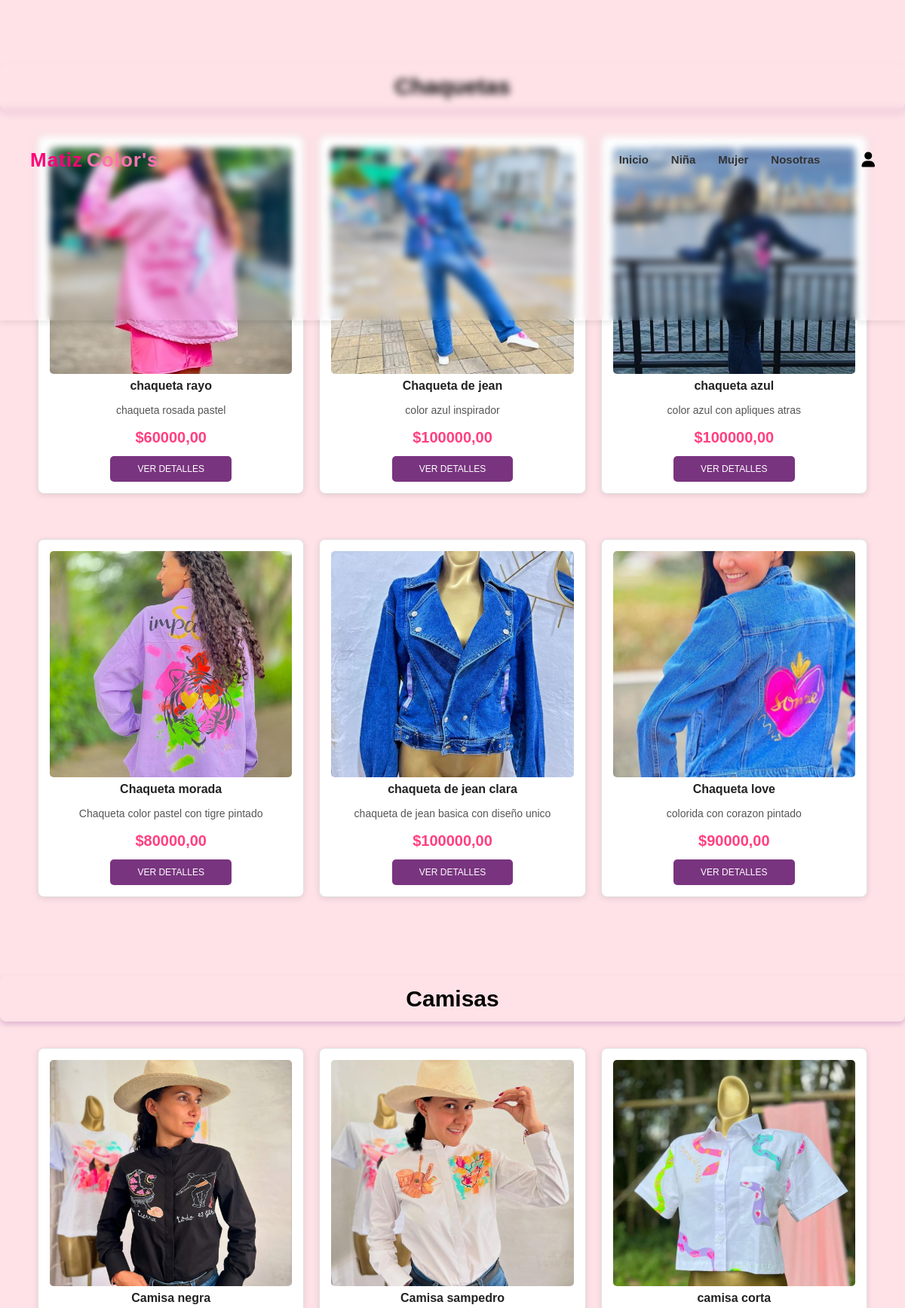
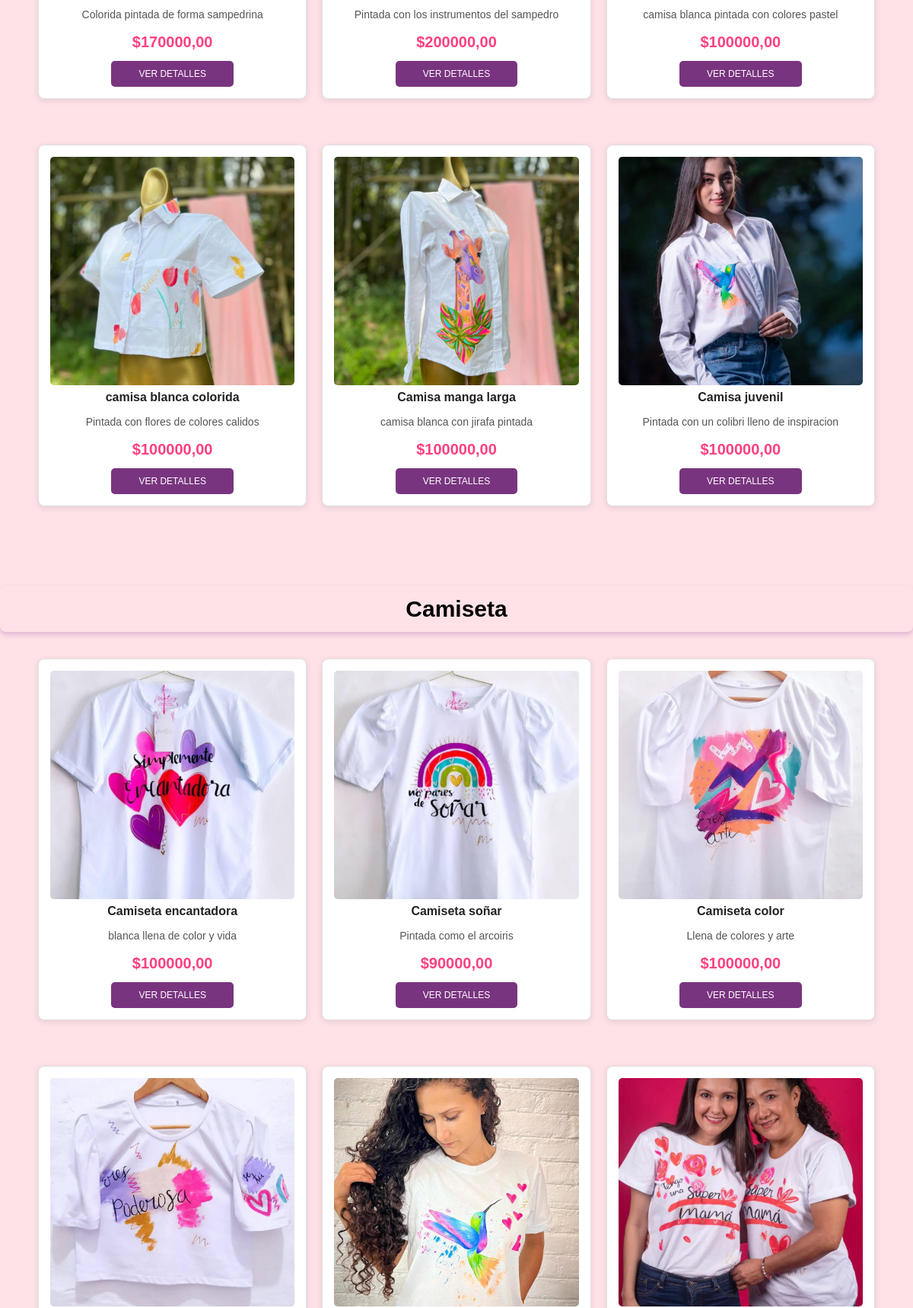
The page /mujer/ (upper part) on the database its author committed (2 pictures, top to bottom).
### web/models.py (models this page shows, shortened)
class Producto(models.Model):
    LINEA_CHOICES = [
        ('niña', 'Niña'),
        ('mujer', 'Mujer'),
    ]
    nombre = models.CharField(max_length=255)
    descripcion = models.TextField()
    precio = models.DecimalField(max_digits=10, decimal_places=2, default=0.00)
    imagen = models.ImageField(upload_to='productos/', blank=True, null=True)
    categoria = models.ForeignKey(Categoria, on_delete=models.CASCADE)
    linea = models.CharField(max_length=10, choices=LINEA_CHOICES, default='mujer')
    visible = models.BooleanField(default=True)

class Categoria(models.Model):
    nombre = models.CharField(max_length=100)

### web/views.py (the view, shortened to what this page needs)
# urls.py: path('mujer/', views.mujer, name='mujer'),
def mujer(request):
    categoria_id = request.GET.get('categoria')
    if categoria_id and categoria_id.isdigit():
        producto_lista = Producto.objects.filter(linea="mujer", visible=True, categoria_id=int(categoria_id))
    else:
        producto_lista = Producto.objects.filter(linea="mujer", visible=True)
    productos_por_categoria = {}
    for producto in producto_lista:
        if producto.categoria.nombre not in productos_por_categoria:
            productos_por_categoria[producto.categoria.nombre] = []
        productos_por_categoria[producto.categoria.nombre].append(producto)
    return render(request, 'mujer.html', {
        'productos': producto_lista,
        'productos_por_categoria': productos_por_categoria,
        'categoria_seleccionada': int(categoria_id) if categoria_id and categoria_id.isdigit() else None
    })

### web/templates/mujer.html (shortened to what this page needs)
{% extends "base.html" %}
{% load static %}
{% block content %}
<link rel="stylesheet" href="{% static 'galeria.css' %}">
{% if productos_por_categoria %}
    {% for categoria_nombre, productos_lista in productos_por_categoria.items %}
        <h2 class="subcategoria-titulo">{{ categoria_nombre }}</h2>
        <div class="grid productos-container">
            {% for producto in productos_lista %}
                <div class="items"
                     data-id="{{ producto.id }}"
                     data-title="{{ producto.nombre }}"
                     data-price="{{ producto.precio }}"
                     data-img="{{ producto.imagen.url }}">
                    <img src="{{ producto.imagen.url }}" class="imagen-detalle" alt="{{ producto.nombre }}">
                    <div class="info">
                        <h3>{{ producto.nombre }}</h3>
                        <p>{{ producto.descripcion }}</p>
                        <div class="precio">
                                <p>${{ producto.precio }}</p>
                        </div>
                        <button class="ver-detalles">Ver Detalles</button>
                    </div>
                </div>
            {% endfor %}
        </div>
    {% endfor %}
{% else %}
    <p>No hay productos disponibles en esta categoría.</p>
{% endif %}
{% endblock %}

### web/static/basehome.css (style rules this page uses)
* { margin: 0; padding: 0; box-sizing: border-box; list-style: none; text-decoration: none; }
html { font-size: 62.5%; }
body { height: 100%; font-family: 'Arial', sans-serif; background-color: rgb(254, 226, 231); color: #333; line-height: 1.5; display: flex; flex-direction: column; min-height: 100vh; }
img, .iconos_2 i { max-width: 100%; height: auto; }

### web/static/galeria.css (style rules this page uses)
.productos-container { display: flex; flex-wrap: wrap; justify-content: center; gap: 20px; max-width: 1100px; margin: auto; }
.items { flex: 1 1 calc(33.33% - 20px); background-color: #fff; border: solid thin #e1e1e1; text-align: center; padding: 15px; border-radius: 8px; box-shadow: 0px 2px 8px rgba(0, 0, 0, 0.1); transition: transform 0.3s ease; max-width: 400px; margin-bottom: 20px; margin-top: 20px; }
.items img { width: 100%; height: 300px; object-fit: cover; border-radius: 5px; }
.info h3 { font-size: 1.6rem; color: #222; margin-bottom: 10px; }
.info p { font-size: 1.4rem; color: #555; }
.precio { display: flex; justify-content: center; gap: 10px; font-weight: bold; margin: 10px 0; }
.precio p { font-size: 2rem; color: #ff4081; }
.subcategoria-titulo { font-size: 3rem; font-weight: 700; text-align: center; color: #000000; text-transform: capitalize; margin: 15px 0; padding: 8px 15px; display: inline-block; border-radius: 8px; box-shadow: 0px 4px 6px rgba(163, 89, 169, 0.3); margin-top: 7%; }
button.ver-detalles { padding: 10px; width: 50%; background-color: rgb(121, 52, 127); border: none; color: #fff; text-transform: uppercase; font-size: 1.2rem; border-radius: 5px; cursor: pointer; }

### rows shown on the page
Producto: nombre "Chaquetas", imagen (picture), nombre "chaqueta rayo", descripcion "chaqueta rosada pastel", precio "60000,00"
Producto: imagen (picture), nombre "Chaqueta de jean", descripcion "color azul inspirador", precio "100000,00"
Producto: imagen (picture), nombre "chaqueta azul", descripcion "color azul con apliques atras", precio "100000,00"
Producto: imagen (picture), nombre "Chaqueta morada", descripcion "Chaqueta color pastel con tigre pintado", precio "80000,00"
Producto: imagen (picture), nombre "chaqueta de jean clara", descripcion "chaqueta de jean basica con diseño unico", precio "100000,00"
Producto: imagen (picture), nombre "Chaqueta love", descripcion "colorida con corazon pintado", precio "90000,00"
Producto: nombre "Camisas", imagen (picture), nombre "Camisa negra", descripcion "Colorida pintada de forma sampedrina", precio "170000,00"
Producto: imagen (picture), nombre "Camisa sampedro", descripcion "Pintada con los instrumentos del sampedro", precio "200000,00"
Producto: imagen (picture), nombre "camisa corta", descripcion "camisa blanca pintada con colores pastel", precio "100000,00"
Producto: imagen (picture), nombre "camisa blanca colorida", descripcion "Pintada con flores de colores calidos", precio "100000,00"
Producto: imagen (picture), nombre "Camisa manga larga", descripcion "camisa blanca con jirafa pintada", precio "100000,00"
Producto: imagen (picture), nombre "Camisa juvenil", descripcion "Pintada con un colibri lleno de inspiracion", precio "100000,00"
Producto: nombre "Camiseta", imagen (picture), nombre "Camiseta encantadora", descripcion "blanca llena de color y vida", precio "100000,00"
Producto: imagen (picture), nombre "Camiseta soñar", descripcion "Pintada como el arcoiris", precio "90000,00"
Producto: imagen (picture), nombre "Camiseta color", descripcion "Llena de colores y arte", precio "100000,00"
Producto: imagen (picture)
Producto: imagen (picture)
Producto: imagen (picture)
